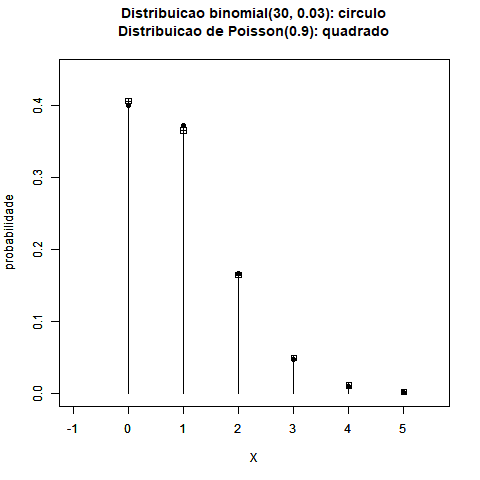

R code for this plot:
sink("exemplo09_binomial_aproxPois_n30p3.txt")
n <- 30
p <- 0.03
cat("X ~ binomial(",n,", ",p,")\n", sep="")
m <- n*p
dp <- sqrt(n*p*(1-p))
cat("Media de X = ",m,"\n", sep="")
cat("Desvio-padrao de X = ",round(dp,2),"\n", sep="")
X <- 0:n
if (n >= 20 && p <= 0.05)
{cat("Binomial(",n,", ",p,") semelhante a Poisson(",m,")\n\n", sep="")} else
{cat("Binomial(",n,", ",p,") diferente de Poisson(",m,")\n\n", sep="")}
probbinom <- dbinom(x=X,size=n,prob=p)
probPois <- dpois(x=X,lambda=m)
print(round((tbl <- data.frame(X,probbinom,probPois)),6))
sink()
png("exemplo09_binomial_aproxPois_n30p3.png")
plot(X,probbinom,type="h",
     main=paste0("Distribuicao binomial(",n,", ",p,"): circulo\n\n"),
     xlab="X", ylab="probabilidade",
     xlim=c(-1,m+5*dp), ylim=c(0,1.1*max(c(max(probbinom),max(probPois)))),
     lwd=1,col="black")
points(X,probbinom,pch=16,cex=1,col="black")
par(new=TRUE)
plot(X,probPois,type="h",
     main=paste0("Distribuicao de Poisson(",m,"): quadrado"),
     xlab="X", ylab="probabilidade",
     xlim=c(-1,m+5*dp), ylim=c(0,1.1*max(c(max(probbinom),max(probPois)))),
     lwd=1,col="black")
points(X,probPois,pch=12,cex=1,col="black")
dev.off()

